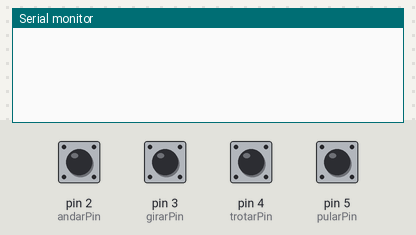
Recording of a sketch running on a simulated Arduino Mega 2560, built with avr-gcc and run on an emulated ATmega2560. On the bench: the last lines printed to the serial monitor. Inputs (shaded band) come from the test bench; at power-on: pin 2 (andarPin), pin 3 (girarPin), pin 4 (trotarPin), pin 5 (pularPin) HIGH. No radio packets arrive unless stated.

Above: at 1.2 s.
1.3 s: pin 2 (andarPin) pulled LOW for 0.15 s
At 2.1 s:
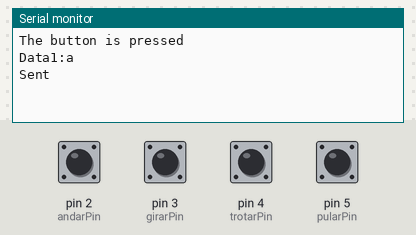
2.9 s: pin 3 (girarPin) pulled LOW for 0.15 s
At 3.4 s:
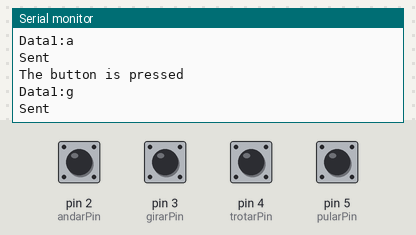
4.5 s: pin 4 (trotarPin) pulled LOW for 0.15 s
At 5.7 s:
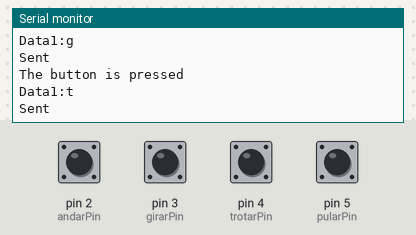
6.1 s: pin 5 (pularPin) pulled LOW for 0.15 s
At 7.0 s:
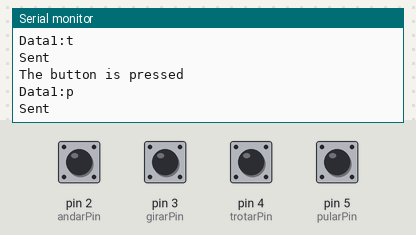

Measured:
- after the input at 1.3 s, the serial monitor: prints a new line at once (image 1)
- after the input at 2.9 s, the serial monitor: prints a new line at once (image 2)
- after the input at 4.5 s, the serial monitor: prints a new line at once (image 3)
- after the input at 6.1 s, the serial monitor: prints a new line at once (image 4)

The sketch:

emissor.ino
```cpp
#include "SPI.h"
#include "RF24.h"
#include "nRF24L01.h"

#define CE_PIN 48
#define CSN_PIN 53
#define INTERVAL_MS_TRANSMISSION 250
RF24 radio(CE_PIN, CSN_PIN);
const byte address[6] = "00001";
//NRF24L01 buffer limit is 32 bytes (max struct size)
//data1 = comando para os receptores
//a-andar, g-girar, t-trotar, p-pular,z-parar
struct payload {
	 char data1;
};
payload payload;

//botões e seus respectivos estados
const int andarPin = 2;
int lastAndarState;
int currentAndarState;

const int girarPin = 3;
int lastGirarState;
int currentGirarState;

const int trotarPin = 4;
int lastTrotarState;
int currentTrotarState;

const int pularPin = 5;
int lastPularState;
int currentPularState;

void setup()
{
	 Serial.begin(115200);

   //setup dos botões
   pinMode(andarPin, INPUT_PULLUP);
   currentAndarState = digitalRead(andarPin);


   pinMode(girarPin, INPUT_PULLUP);
   currentGirarState = digitalRead(girarPin);

   pinMode(trotarPin, INPUT_PULLUP);
   currentGirarState = digitalRead(girarPin);

   pinMode(pularPin, INPUT_PULLUP);
   currentPularState = digitalRead(pularPin);

   //setup do wifi
	 radio.begin();
	 //Append ACK packet from the receiving radio back to the transmitting radio
	 radio.setAutoAck(false); //(true|false)
	 //Set the transmission datarate
	 radio.setDataRate(RF24_250KBPS); //(RF24_250KBPS|RF24_1MBPS|RF24_2MBPS)
	 //Greater level = more consumption = longer distance
	 radio.setPALevel(RF24_PA_MAX); //(RF24_PA_MIN|RF24_PA_LOW|RF24_PA_HIGH|RF24_PA_MAX)
	 //Default value is the maximum 32 bytes
	 radio.setPayloadSize(sizeof(payload));
	 //Act as transmitter
	 radio.openWritingPipe(address);
	 radio.stopListening();
}
void loop()
{
	lastAndarState = currentAndarState;
  currentAndarState = digitalRead(andarPin);

  lastGirarState = currentGirarState;
  currentGirarState = digitalRead(girarPin);

  lastTrotarState = currentTrotarState;
  currentTrotarState = digitalRead(trotarPin);

  lastPularState = currentPularState;
  currentPularState = digitalRead(pularPin);

  //chama a função correspondente para cada botão
  if(lastAndarState == HIGH && currentAndarState == LOW) {
    Serial.println("The button is pressed");
    // envia os dados
    sendAndar();
  }
  if(lastGirarState == HIGH && currentGirarState == LOW) {
    Serial.println("The button is pressed");
    // envia os dados
    sendGirar();
  }
  if(lastTrotarState == HIGH && currentTrotarState == LOW) {
    Serial.println("The button is pressed");
    // envia os dados
    sendTrotar();
  }
  if(lastPularState == HIGH && currentPularState == LOW) {
    Serial.println("The button is pressed");
    // envia os dados
    sendPular();
  }
}

void sendAndar(){
  payload.data1 = 'a';
	radio.write(&payload, sizeof(payload));
	Serial.print("Data1:");
	Serial.println(payload.data1);
	Serial.println("Sent");
	delay(INTERVAL_MS_TRANSMISSION);
}

void sendGirar(){
  payload.data1 = 'g';
	radio.write(&payload, sizeof(payload));
	Serial.print("Data1:");
	Serial.println(payload.data1);
	Serial.println("Sent");
	delay(INTERVAL_MS_TRANSMISSION);
}

void sendTrotar(){
  payload.data1 = 't';
	radio.write(&payload, sizeof(payload));
	Serial.print("Data1:");
	Serial.println(payload.data1);
	Serial.println("Sent");
	delay(INTERVAL_MS_TRANSMISSION);
}

void sendPular(){
  payload.data1 = 'p';
	radio.write(&payload, sizeof(payload));
	Serial.print("Data1:");
	Serial.println(payload.data1);
	Serial.println("Sent");
	delay(INTERVAL_MS_TRANSMISSION);
}
```
